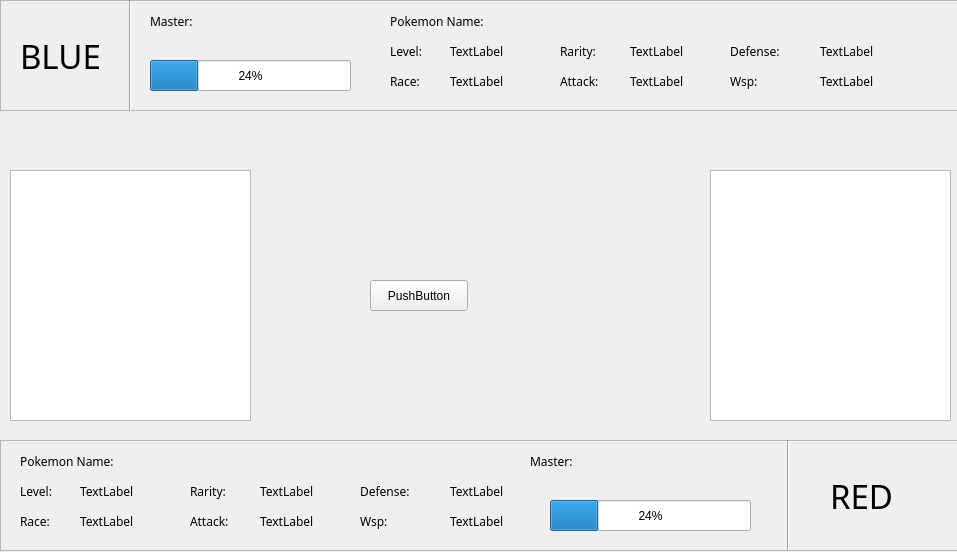
<?xml version="1.0" encoding="UTF-8"?>
<ui version="4.0">
 <class>Fightpage</class>
 <widget class="QWidget" name="Fightpage">
  <property name="geometry">
   <rect>
    <x>0</x>
    <y>0</y>
    <width>957</width>
    <height>552</height>
   </rect>
  </property>
  <property name="windowTitle">
   <string>Form</string>
  </property>
  <widget class="QPushButton" name="pushButton">
   <property name="geometry">
    <rect>
     <x>370</x>
     <y>280</y>
     <width>98</width>
     <height>31</height>
    </rect>
   </property>
   <property name="text">
    <string>PushButton</string>
   </property>
  </widget>
  <widget class="QFrame" name="blueside">
   <property name="geometry">
    <rect>
     <x>0</x>
     <y>0</y>
     <width>961</width>
     <height>111</height>
    </rect>
   </property>
   <property name="frameShape">
    <enum>QFrame::StyledPanel</enum>
   </property>
   <property name="frameShadow">
    <enum>QFrame::Raised</enum>
   </property>
   <widget class="QLabel" name="blue">
    <property name="geometry">
     <rect>
      <x>20</x>
      <y>30</y>
      <width>101</width>
      <height>51</height>
     </rect>
    </property>
    <property name="font">
     <font>
      <family>Tondu</family>
      <pointsize>25</pointsize>
     </font>
    </property>
    <property name="text">
     <string>BLUE</string>
    </property>
   </widget>
   <widget class="Line" name="line">
    <property name="geometry">
     <rect>
      <x>120</x>
      <y>0</y>
      <width>20</width>
      <height>121</height>
     </rect>
    </property>
    <property name="orientation">
     <enum>Qt::Vertical</enum>
    </property>
   </widget>
   <widget class="QLabel" name="label">
    <property name="geometry">
     <rect>
      <x>150</x>
      <y>10</y>
      <width>71</width>
      <height>23</height>
     </rect>
    </property>
    <property name="font">
     <font>
      <family>Lalezar</family>
     </font>
    </property>
    <property name="text">
     <string>Master:</string>
    </property>
   </widget>
   <widget class="QLabel" name="blueNickname">
    <property name="geometry">
     <rect>
      <x>220</x>
      <y>10</y>
      <width>131</width>
      <height>23</height>
     </rect>
    </property>
    <property name="text">
     <string/>
    </property>
   </widget>
   <widget class="QLabel" name="label_2">
    <property name="geometry">
     <rect>
      <x>390</x>
      <y>10</y>
      <width>121</width>
      <height>23</height>
     </rect>
    </property>
    <property name="font">
     <font>
      <family>Lalezar</family>
     </font>
    </property>
    <property name="text">
     <string>Pokemon Name:</string>
    </property>
   </widget>
   <widget class="QLabel" name="bluePokemonName">
    <property name="geometry">
     <rect>
      <x>530</x>
      <y>10</y>
      <width>161</width>
      <height>23</height>
     </rect>
    </property>
    <property name="text">
     <string/>
    </property>
   </widget>
   <widget class="QLabel" name="label_3">
    <property name="geometry">
     <rect>
      <x>390</x>
      <y>40</y>
      <width>61</width>
      <height>23</height>
     </rect>
    </property>
    <property name="font">
     <font>
      <family>Lalezar</family>
     </font>
    </property>
    <property name="text">
     <string>Level:</string>
    </property>
   </widget>
   <widget class="QLabel" name="blueLevel">
    <property name="geometry">
     <rect>
      <x>450</x>
      <y>40</y>
      <width>81</width>
      <height>23</height>
     </rect>
    </property>
    <property name="font">
     <font>
      <family>Lalezar</family>
     </font>
    </property>
    <property name="text">
     <string>TextLabel</string>
    </property>
   </widget>
   <widget class="QLabel" name="label_4">
    <property name="geometry">
     <rect>
      <x>390</x>
      <y>70</y>
      <width>74</width>
      <height>23</height>
     </rect>
    </property>
    <property name="font">
     <font>
      <family>Lalezar</family>
     </font>
    </property>
    <property name="text">
     <string>Race:</string>
    </property>
   </widget>
   <widget class="QLabel" name="blueRace">
    <property name="geometry">
     <rect>
      <x>450</x>
      <y>70</y>
      <width>74</width>
      <height>23</height>
     </rect>
    </property>
    <property name="font">
     <font>
      <family>Lalezar</family>
     </font>
    </property>
    <property name="text">
     <string>TextLabel</string>
    </property>
   </widget>
   <widget class="QLabel" name="label_5">
    <property name="geometry">
     <rect>
      <x>560</x>
      <y>40</y>
      <width>61</width>
      <height>23</height>
     </rect>
    </property>
    <property name="font">
     <font>
      <family>Lalezar</family>
     </font>
    </property>
    <property name="text">
     <string>Rarity:</string>
    </property>
   </widget>
   <widget class="QLabel" name="blueRarity">
    <property name="geometry">
     <rect>
      <x>630</x>
      <y>40</y>
      <width>74</width>
      <height>23</height>
     </rect>
    </property>
    <property name="font">
     <font>
      <family>Lalezar</family>
     </font>
    </property>
    <property name="text">
     <string>TextLabel</string>
    </property>
   </widget>
   <widget class="QLabel" name="label_6">
    <property name="geometry">
     <rect>
      <x>560</x>
      <y>70</y>
      <width>74</width>
      <height>23</height>
     </rect>
    </property>
    <property name="font">
     <font>
      <family>Lalezar</family>
     </font>
    </property>
    <property name="text">
     <string>Attack:</string>
    </property>
   </widget>
   <widget class="QLabel" name="blueBaseAttack">
    <property name="geometry">
     <rect>
      <x>630</x>
      <y>70</y>
      <width>74</width>
      <height>23</height>
     </rect>
    </property>
    <property name="font">
     <font>
      <family>Lalezar</family>
     </font>
    </property>
    <property name="text">
     <string>TextLabel</string>
    </property>
   </widget>
   <widget class="QLabel" name="label_7">
    <property name="geometry">
     <rect>
      <x>730</x>
      <y>40</y>
      <width>74</width>
      <height>23</height>
     </rect>
    </property>
    <property name="font">
     <font>
      <family>Lalezar</family>
     </font>
    </property>
    <property name="text">
     <string>Defense:</string>
    </property>
   </widget>
   <widget class="QLabel" name="blueDefense">
    <property name="geometry">
     <rect>
      <x>820</x>
      <y>40</y>
      <width>74</width>
      <height>23</height>
     </rect>
    </property>
    <property name="font">
     <font>
      <family>Lalezar</family>
     </font>
    </property>
    <property name="text">
     <string>TextLabel</string>
    </property>
   </widget>
   <widget class="QLabel" name="label_8">
    <property name="geometry">
     <rect>
      <x>730</x>
      <y>70</y>
      <width>74</width>
      <height>23</height>
     </rect>
    </property>
    <property name="font">
     <font>
      <family>Lalezar</family>
     </font>
    </property>
    <property name="text">
     <string>Wsp:</string>
    </property>
   </widget>
   <widget class="QLabel" name="blueWsp">
    <property name="geometry">
     <rect>
      <x>820</x>
      <y>70</y>
      <width>74</width>
      <height>23</height>
     </rect>
    </property>
    <property name="font">
     <font>
      <family>Lalezar</family>
     </font>
    </property>
    <property name="text">
     <string>TextLabel</string>
    </property>
   </widget>
   <widget class="QProgressBar" name="blueHp">
    <property name="geometry">
     <rect>
      <x>150</x>
      <y>60</y>
      <width>201</width>
      <height>31</height>
     </rect>
    </property>
    <property name="value">
     <number>24</number>
    </property>
   </widget>
  </widget>
  <widget class="QFrame" name="redside">
   <property name="geometry">
    <rect>
     <x>0</x>
     <y>440</y>
     <width>961</width>
     <height>111</height>
    </rect>
   </property>
   <property name="frameShape">
    <enum>QFrame::StyledPanel</enum>
   </property>
   <property name="frameShadow">
    <enum>QFrame::Raised</enum>
   </property>
   <widget class="QLabel" name="redNickname">
    <property name="geometry">
     <rect>
      <x>600</x>
      <y>10</y>
      <width>131</width>
      <height>23</height>
     </rect>
    </property>
    <property name="text">
     <string/>
    </property>
   </widget>
   <widget class="QLabel" name="label_10">
    <property name="geometry">
     <rect>
      <x>20</x>
      <y>10</y>
      <width>121</width>
      <height>23</height>
     </rect>
    </property>
    <property name="font">
     <font>
      <family>Lalezar</family>
     </font>
    </property>
    <property name="text">
     <string>Pokemon Name:</string>
    </property>
   </widget>
   <widget class="QLabel" name="redPokemonName">
    <property name="geometry">
     <rect>
      <x>190</x>
      <y>10</y>
      <width>161</width>
      <height>23</height>
     </rect>
    </property>
    <property name="text">
     <string/>
    </property>
   </widget>
   <widget class="QLabel" name="label_11">
    <property name="geometry">
     <rect>
      <x>20</x>
      <y>40</y>
      <width>61</width>
      <height>23</height>
     </rect>
    </property>
    <property name="font">
     <font>
      <family>Lalezar</family>
     </font>
    </property>
    <property name="text">
     <string>Level:</string>
    </property>
   </widget>
   <widget class="QLabel" name="redLevel">
    <property name="geometry">
     <rect>
      <x>80</x>
      <y>40</y>
      <width>81</width>
      <height>23</height>
     </rect>
    </property>
    <property name="font">
     <font>
      <family>Lalezar</family>
     </font>
    </property>
    <property name="text">
     <string>TextLabel</string>
    </property>
   </widget>
   <widget class="QLabel" name="label_12">
    <property name="geometry">
     <rect>
      <x>20</x>
      <y>70</y>
      <width>71</width>
      <height>23</height>
     </rect>
    </property>
    <property name="font">
     <font>
      <family>Lalezar</family>
     </font>
    </property>
    <property name="text">
     <string>Race:</string>
    </property>
   </widget>
   <widget class="QLabel" name="redRace">
    <property name="geometry">
     <rect>
      <x>80</x>
      <y>70</y>
      <width>74</width>
      <height>23</height>
     </rect>
    </property>
    <property name="font">
     <font>
      <family>Lalezar</family>
     </font>
    </property>
    <property name="text">
     <string>TextLabel</string>
    </property>
   </widget>
   <widget class="QLabel" name="label_13">
    <property name="geometry">
     <rect>
      <x>190</x>
      <y>40</y>
      <width>61</width>
      <height>23</height>
     </rect>
    </property>
    <property name="font">
     <font>
      <family>Lalezar</family>
     </font>
    </property>
    <property name="text">
     <string>Rarity:</string>
    </property>
   </widget>
   <widget class="QLabel" name="redRarity">
    <property name="geometry">
     <rect>
      <x>260</x>
      <y>40</y>
      <width>74</width>
      <height>23</height>
     </rect>
    </property>
    <property name="font">
     <font>
      <family>Lalezar</family>
     </font>
    </property>
    <property name="text">
     <string>TextLabel</string>
    </property>
   </widget>
   <widget class="QLabel" name="label_14">
    <property name="geometry">
     <rect>
      <x>190</x>
      <y>70</y>
      <width>74</width>
      <height>23</height>
     </rect>
    </property>
    <property name="font">
     <font>
      <family>Lalezar</family>
     </font>
    </property>
    <property name="text">
     <string>Attack:</string>
    </property>
   </widget>
   <widget class="QLabel" name="redBaseAttack">
    <property name="geometry">
     <rect>
      <x>260</x>
      <y>70</y>
      <width>74</width>
      <height>23</height>
     </rect>
    </property>
    <property name="font">
     <font>
      <family>Lalezar</family>
     </font>
    </property>
    <property name="text">
     <string>TextLabel</string>
    </property>
   </widget>
   <widget class="QLabel" name="label_15">
    <property name="geometry">
     <rect>
      <x>360</x>
      <y>40</y>
      <width>74</width>
      <height>23</height>
     </rect>
    </property>
    <property name="font">
     <font>
      <family>Lalezar</family>
     </font>
    </property>
    <property name="text">
     <string>Defense:</string>
    </property>
   </widget>
   <widget class="QLabel" name="redDefense">
    <property name="geometry">
     <rect>
      <x>450</x>
      <y>40</y>
      <width>74</width>
      <height>23</height>
     </rect>
    </property>
    <property name="font">
     <font>
      <family>Lalezar</family>
     </font>
    </property>
    <property name="text">
     <string>TextLabel</string>
    </property>
   </widget>
   <widget class="QLabel" name="label_16">
    <property name="geometry">
     <rect>
      <x>360</x>
      <y>70</y>
      <width>74</width>
      <height>23</height>
     </rect>
    </property>
    <property name="font">
     <font>
      <family>Lalezar</family>
     </font>
    </property>
    <property name="text">
     <string>Wsp:</string>
    </property>
   </widget>
   <widget class="QLabel" name="redWsp">
    <property name="geometry">
     <rect>
      <x>450</x>
      <y>70</y>
      <width>74</width>
      <height>23</height>
     </rect>
    </property>
    <property name="font">
     <font>
      <family>Lalezar</family>
     </font>
    </property>
    <property name="text">
     <string>TextLabel</string>
    </property>
   </widget>
   <widget class="QLabel" name="label_9">
    <property name="geometry">
     <rect>
      <x>530</x>
      <y>10</y>
      <width>71</width>
      <height>23</height>
     </rect>
    </property>
    <property name="font">
     <font>
      <family>Lalezar</family>
     </font>
    </property>
    <property name="text">
     <string>Master:</string>
    </property>
   </widget>
   <widget class="Line" name="line_2">
    <property name="geometry">
     <rect>
      <x>780</x>
      <y>0</y>
      <width>16</width>
      <height>111</height>
     </rect>
    </property>
    <property name="orientation">
     <enum>Qt::Vertical</enum>
    </property>
   </widget>
   <widget class="QLabel" name="blue_2">
    <property name="geometry">
     <rect>
      <x>830</x>
      <y>30</y>
      <width>101</width>
      <height>51</height>
     </rect>
    </property>
    <property name="font">
     <font>
      <family>Tondu</family>
      <pointsize>25</pointsize>
     </font>
    </property>
    <property name="text">
     <string>RED</string>
    </property>
   </widget>
   <widget class="QProgressBar" name="redHp">
    <property name="geometry">
     <rect>
      <x>550</x>
      <y>60</y>
      <width>201</width>
      <height>31</height>
     </rect>
    </property>
    <property name="value">
     <number>24</number>
    </property>
   </widget>
  </widget>
  <widget class="QTextBrowser" name="bluefightinfo">
   <property name="geometry">
    <rect>
     <x>10</x>
     <y>170</y>
     <width>241</width>
     <height>251</height>
    </rect>
   </property>
  </widget>
  <widget class="QTextBrowser" name="redfightinfo">
   <property name="geometry">
    <rect>
     <x>710</x>
     <y>170</y>
     <width>241</width>
     <height>251</height>
    </rect>
   </property>
  </widget>
 </widget>
 <resources/>
 <connections/>
</ui>
